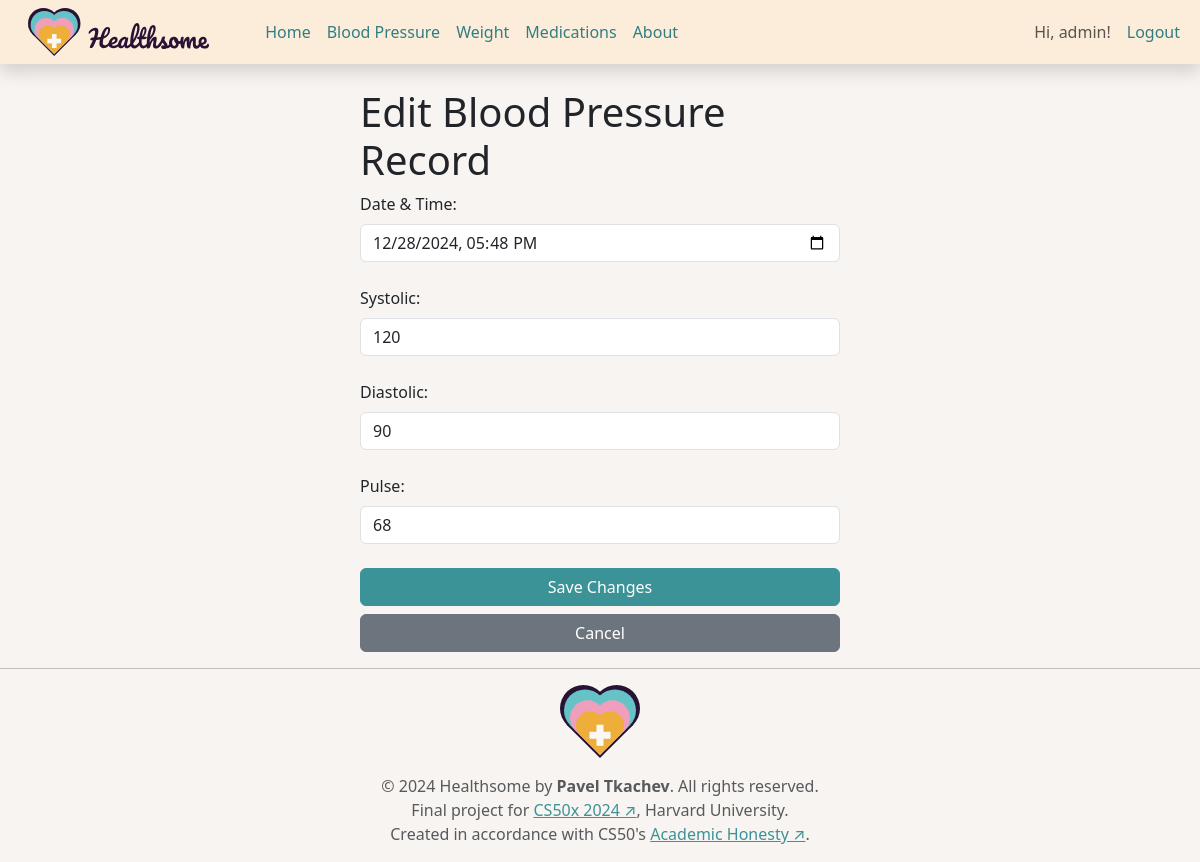
Screenshot of /blood_pressure/edit/120 (signed in) with the database file from the repository.
### tables this page shows
CREATE TABLE users (
    -- Unique user ID
    id INTEGER PRIMARY KEY AUTOINCREMENT,
    -- Username for login
    username TEXT NOT NULL UNIQUE,
    -- Hashed password for security
    password_hash TEXT NOT NULL
);

CREATE TABLE blood_pressure (
    -- Unique record ID
    id INTEGER PRIMARY KEY AUTOINCREMENT,
    -- ID of the user who owns this record
    user_id INTEGER NOT NULL,
    -- Systolic blood pressure
    systolic INTEGER NOT NULL,
    -- Diastolic blood pressure
    diastolic INTEGER NOT NULL,
    -- Pulse
    pulse INTEGER  NOT NULL,
    -- Date and time of the measurement
    date_time TEXT NOT NULL,
    -- Foreign key linking to users table
    FOREIGN KEY (user_id) REFERENCES users (id)
);

### modules/metrics/blood_pressure.py (the view, shortened to what this page needs)
@bp.route('/edit/<int:record_id>', methods=['GET', 'POST'])
def edit_record(record_id):
    user_id = session.get('user_id')
    if not user_id:
        flash("Please log in to edit a record.", "error")
        return redirect(url_for('auth.login'))
    record = query_db("SELECT * FROM blood_pressure WHERE id = ? AND user_id = ?",
                      (record_id, user_id), one=True)
    if not record:
        flash("Record not found.", "error")
        return redirect(url_for('blood_pressure.list_records'))
    return render_template('metrics/blood_pressure/edit.html', record=record)

### helpers/db_helpers.py (called while the page is built)
def get_db():
    if 'db' not in g:
        g.db = sqlite3.connect(DATABASE)
        g.db.row_factory = sqlite3.Row
    return g.db

def query_db(query, args=(), one=False):
    cur = get_db().execute(query, args)
    rv = cur.fetchall()
    cur.close()
    return (rv[0] if rv else None) if one else rv

### templates/metrics/blood_pressure/edit.html
{% extends "layout.html" %}
{% block body %}
<div class="form-narrow w-100 m-auto">
    <h1>Edit Blood Pressure Record</h1>
    <form action="{{ url_for('blood_pressure.edit_record', record_id=record.id) }}" method="post">
        <label class="form-label" for="date_time">Date & Time:</label>
        <input class="form-control" type="datetime-local" id="date_time" name="date_time" value="{{ record.date_time }}"
            required>
        <br>
        <label class="form-label" for="systolic">Systolic:</label>
        <input class="form-control" type="number" id="systolic" name="systolic" value="{{ record.systolic }}"
            placeholder="Enter systolic pressure" required>
        <br>
        <label class="form-label" for="diastolic">Diastolic:</label>
        <input class="form-control" type="number" id="diastolic" name="diastolic" value="{{ record.diastolic }}"
            placeholder="Enter diastolic pressure" required>
        <br>
        <label class="form-label" for="pulse">Pulse:</label>
        <input class="form-control" type="number" id="pulse" name="pulse" value="{{ record.pulse }}"
            placeholder="Enter pulse" required>
        <br>
        <div class="d-grid gap-2">
            <button class="btn btn-primary" type="submit">Save Changes</button>
            <a class="btn btn-secondary" href="{{ url_for('blood_pressure.list_records') }}">Cancel</a>
        </div>
    </form>
</div>
{% endblock %}

### templates/layout.html (shortened to what this page needs)
<!DOCTYPE html>
<html lang="en">
<head>
    <link href="https://cdn.jsdelivr.net/npm/bootstrap@5.3.3/dist/css/bootstrap.min.css" rel="stylesheet"
>
    <link rel="stylesheet" href="{{ url_for('static', filename='css/styles.css') }}">
</head>
<body>
    <header class="navbar navbar-expand-lg bd-navbar sticky-top shadow">
        <nav class="container-xxl bd-gutter flex-wrap flex-lg-nowrap">
            <a class="navbar-brand p-0 ms-3 me-0 me-lg-5 header__logo" href="/">
                <img src="{{ url_for('static', filename='img/LOGO_H.svg') }}" alt="Healthsome Logo">
            </a>
            <div class="offcanvas-lg offcanvas-end flex-grow-1 bg-accent" data-bs-scroll="true" id="bdNavbar">
                {% from "utils/navigation.html" import nav_link %}
                <div class="offcanvas-body p-4 pt-0 p-lg-0">
                    {% if current_user %}
                    <ul class="navbar-nav flex-row flex-wrap bd-navbar-nav justify-content-center">
                        <li class="nav-item col-6 col-lg-auto" data-bs-content="" data-bs-placement="bottom">
                            {{ nav_link('main.index', 'Home') }}
                        </li>
                        <li class="nav-item col-6 col-lg-auto" data-bs-content="" data-bs-placement="bottom">
                            {{ nav_link('blood_pressure.list_records', 'Blood Pressure') }}
                        </li>
                        <li class="nav-item col-6 col-lg-auto" data-bs-content="" data-bs-placement="bottom">
                            {{ nav_link('weight.list_records', 'Weight') }}
                        </li>
                        <li class="nav-item col-6 col-lg-auto" data-bs-content="" data-bs-placement="bottom">
                            {{ nav_link('medications.list_records', 'Medications') }}
                        </li>
                        <li class="nav-item col-6 col-lg-auto" data-bs-content="" data-bs-placement="bottom">
                            {{ nav_link('main.about', 'About') }}
                        </li>
                    </ul>
                    {% endif %}
                    <ul class="navbar-nav flex-row bd-navbar-nav ms-auto">
                        {% if current_user %}
                        <li class="nav-item col-6 col-lg-auto" data-bs-content="" data-bs-placement="bottom">
                            <span class="nav-link py-2 px-0 px-lg-2">Hi, {{ current_user }}!</span>
                        </li>
                        <li class="nav-item col-6 col-lg-auto" data-bs-content="" data-bs-placement="bottom">
                            {{ nav_link('auth.logout', 'Logout') }}
                        </li>
                        {% endif %}
                    </ul>
                </div>
            </div>
        </nav>
    </header>
    <main>
        <div class="container">
            {% block body %}{% endblock %}
        </div>
    </main>
    <footer class="footer mt-auto">
        <hr>
        <a class="d-block my-3 text-decoration-none footer__logo" href="/">
            <img src="{{ url_for('static', filename='img/LOGO_ICON.svg') }}" alt="Healthsome Icon">
        </a>
        <p class="text-center text-muted">
            &copy; 2024 Healthsome by <strong>Pavel Tkachev</strong>. All rights reserved.
            <br>
            Final project for <a href="https://cs50.harvard.edu/x/2024/" target="_blank" rel="noopener noreferrer">CS50x
                2024 ↗</a>,
            Harvard University.
            <br>
            Created in accordance with CS50's <a href="https://cs50.harvard.edu/x/2024/honesty/" target="_blank"
                rel="noopener noreferrer">Academic Honesty ↗</a>.
        </p>
    </footer>
</body>
</html>

### static/css/styles.css (style rules this page uses)
:root { --bs-primary: hsl(183, 44%, 41%); --bs-primary-rgb: 0, 128, 133; }
body { background-color: hsl(26, 33%, 96%); }
header.navbar { background-color: hsl(34, 81%, 92%); }
main { margin-top: 1.5rem; }
.mt-auto { margin-top: auto !important; }
.form-narrow { max-width: 480px; }

### rows the page displays
users: username "admin"
blood_pressure: date_time "12/28/2024 17:48", systolic "120", diastolic "90", pulse "68"

### other values shown
{{ title }} "Home Blood Pressure Weight Medications About Logout"
